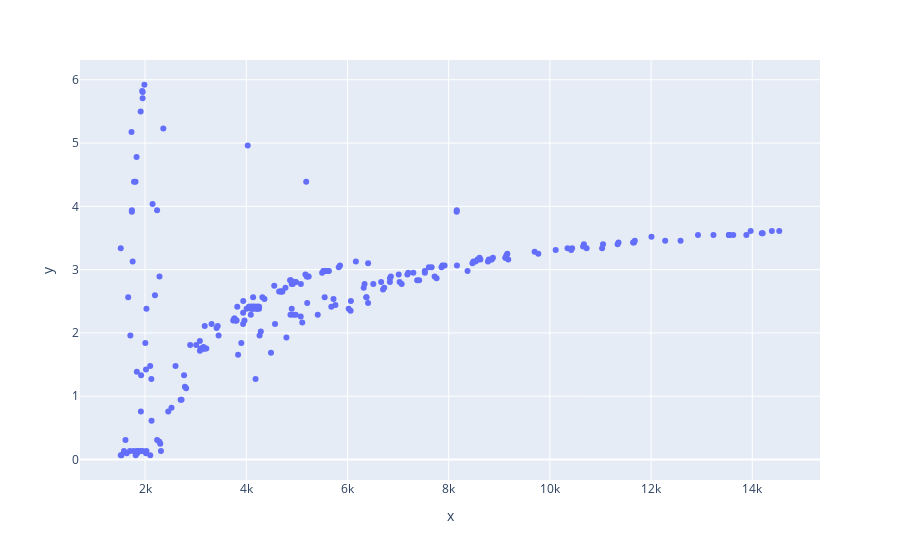

Notebook cell for this chart:
### Code cell
df_glu_top_b = df_glu_top_b.sort_values('Vol', ascending=False)
df_glu_top_b_top = df_glu_top_b[:800]
fig = px.scatter(x=df_glu_top_b_top.Mass, y=df_glu_top_b_top.RT)
fig.show()
# plot_zones(df_glu_top_a, df_glu_top_b)

### Figure 1 — Plotly figure (JSON) as saved in the notebook; plotly's stock layout.template omitted (floating-point values rounded to 4 significant figures; data arrays with more than 128 entries replaced by an {"elided": "..."} marker saying what was removed)
{"data": [{"hoverlabel": {"namelength": 0}, "hovertemplate": "x=%{x}<br>y=%{y}", "legendgroup": "", "marker": {"color": "#636efa", "symbol": "circle"}, "mode": "markers", "name": "", "showlegend": false, "type": "scatter", "x": {"elided": "248 float values"}, "xaxis": "x", "y": {"elided": "248 float values"}, "yaxis": "y"}], "layout": {"legend": {"tracegroupgap": 0}, "margin": {"t": 60}, "xaxis": {"anchor": "y", "domain": [0, 1], "title": {"text": "x"}}, "yaxis": {"anchor": "x", "domain": [0, 1], "title": {"text": "y"}}}}
